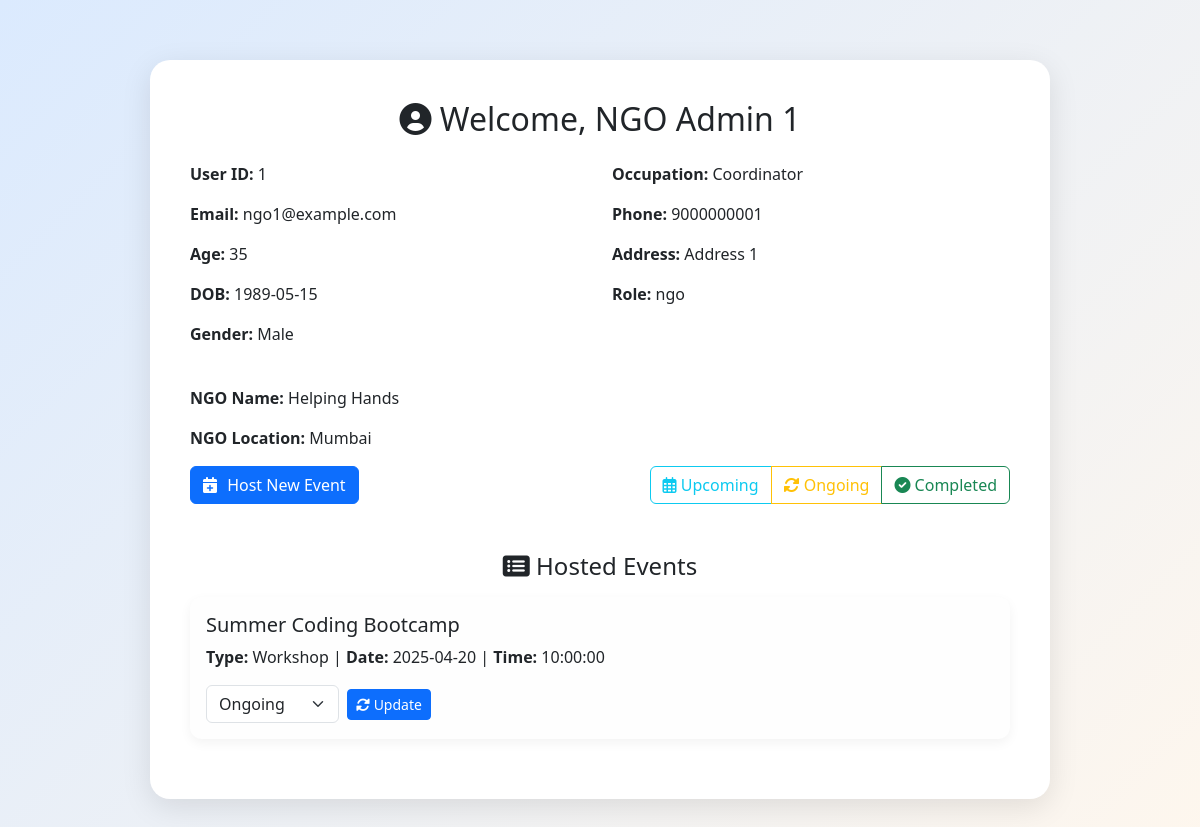
/php/profile.php?status=ongoing (signed in), run on the app's committed database.
### tables this page shows
CREATE TABLE `users` (
  `id` int(11) NOT NULL,
  `full_name` varchar(100) NOT NULL,
  `age` int(11) NOT NULL,
  `date_of_birth` date NOT NULL,
  `gender` enum('Male','Female','Other') NOT NULL,
  `occupation` varchar(50) NOT NULL,
  `phone_number` varchar(10) NOT NULL,
  `email` varchar(100) NOT NULL,
  `address` text NOT NULL,
  `password` varchar(255) NOT NULL,
  `role` enum('ngo','volunteer') NOT NULL,
  `ngo_name` varchar(100) DEFAULT NULL,
  `ngo_location` varchar(100) DEFAULT NULL
);

CREATE TABLE `events` (
  `event_id` int(11) NOT NULL,
  `ngo_id` int(11) DEFAULT NULL,
  `name` varchar(255) NOT NULL,
  `type` varchar(100) NOT NULL,
  `location` varchar(255) NOT NULL,
  `event_date` date NOT NULL,
  `event_time` time NOT NULL,
  `completion_hours` int(11) NOT NULL,
  `status` enum('upcoming','ongoing','completed') DEFAULT 'upcoming'
);

### php/profile.php (the view, shortened to what this page needs)
<?php
$conn = new mysqli("localhost", "root", "", "volunteer_platform");
$user_id = $_SESSION['user_id'];
$sql = "SELECT * FROM users WHERE id = ?";
$stmt = $conn->prepare($sql);
$stmt->bind_param("i", $user_id);
$stmt->execute();
$result = $stmt->get_result();
$user = $result->fetch_assoc();
$status_filter = $_GET['status'] ?? 'upcoming';
$events_sql = "SELECT * FROM events WHERE ngo_id = ? AND status = ?";
$events_stmt = $conn->prepare($events_sql);
$events_stmt->bind_param("is", $user_id, $status_filter);
$events_stmt->execute();
$events_result = $events_stmt->get_result();
?>
<!DOCTYPE html>
<html lang="en">
<head>
  <link href="https://cdn.jsdelivr.net/npm/bootstrap@5.3.0-alpha1/dist/css/bootstrap.min.css" rel="stylesheet">
  <link href="https://cdnjs.cloudflare.com/ajax/libs/font-awesome/6.4.0/css/all.min.css" rel="stylesheet">
  <link href="https://cdnjs.cloudflare.com/ajax/libs/font-awesome/6.0.0-beta3/css/all.min.css" rel="stylesheet">
</head>
<body>
  <div class="profile-card">
    <h2 class="text-center mb-4"><i class="fas fa-user-circle"></i> Welcome, <?= htmlspecialchars($user['full_name']) ?>
    </h2>
    <div class="row">
      <div class="col-md-6">
        <p><strong>User ID:</strong> <?= htmlspecialchars($user['id']) ?></p>
        <p><strong>Email:</strong> <?= htmlspecialchars($user['email']) ?></p>
        <p><strong>Age:</strong> <?= htmlspecialchars($user['age']) ?></p>
        <p><strong>DOB:</strong> <?= htmlspecialchars($user['date_of_birth']) ?></p>
        <p><strong>Gender:</strong> <?= htmlspecialchars($user['gender']) ?></p>
      </div>
      <div class="col-md-6">
        <p><strong>Occupation:</strong> <?= htmlspecialchars($user['occupation']) ?></p>
        <p><strong>Phone:</strong> <?= htmlspecialchars($user['phone_number']) ?></p>
        <p><strong>Address:</strong> <?= htmlspecialchars($user['address']) ?></p>
        <p><strong>Role:</strong> <?= htmlspecialchars($user['role']) ?></p>
      </div>
    </div>
    <?php if ($user['role'] === 'ngo') { ?>
      <div class="mt-4">
        <p><strong>NGO Name:</strong> <?= htmlspecialchars($user['ngo_name']) ?></p>
        <p><strong>NGO Location:</strong> <?= htmlspecialchars($user['ngo_location']) ?></p>
        <div class="d-flex justify-content-between align-items-center mt-3">
          <button id="hostNewEventBtn" class="btn btn-primary btn-icon">
            <i class="fas fa-calendar-plus"></i> Host New Event
          </button>
          <div class="btn-group">
            <a href="?status=upcoming" class="btn btn-outline-info"><i class="far fa-calendar-alt"></i> Upcoming</a>
            <a href="?status=ongoing" class="btn btn-outline-warning"><i class="fas fa-sync-alt"></i> Ongoing</a>
            <a href="?status=completed" class="btn btn-outline-success"><i class="fas fa-check-circle"></i> Completed</a>
          </div>
        </div>
        <div class="event-list">
          <h4 class="mt-5 mb-3 text-center"><i class="fas fa-list-alt"></i> Hosted Events</h4>
          <?php if ($events_result->num_rows > 0) { ?>
            <?php while ($event = $events_result->fetch_assoc()) { ?>
              <div class="event-card p-3">
                <h5><?= htmlspecialchars($event['name']) ?></h5>
                <p><strong>Type:</strong> <?= htmlspecialchars($event['type']) ?> |
                  <strong>Date:</strong> <?= htmlspecialchars($event['event_date']) ?> |
                  <strong>Time:</strong> <?= htmlspecialchars($event['event_time']) ?>
                </p>
                <form method="POST" action="profile.php" class="d-flex align-items-center">
                  <select name="new_status" class="form-select w-auto me-2">
                    <option value="ongoing" <?= $event['status'] == 'ongoing' ? 'selected' : '' ?>>Ongoing</option>
                  </select>
                  <button type="submit" name="update_status" class="btn btn-primary btn-sm"><i class="fas fa-sync-alt"></i>
                    Update</button>
                </form>
              </div>
            <?php } ?>
          <?php } else { ?>
            <p class="text-center">No events found for <?= htmlspecialchars($status_filter) ?> status.</p>
          <?php } ?>
        </div>
      </div>
    </div><br><br>
  <?php } ?>
</body>
</html>

### php/profile.php (style rules this page uses)
body { background: linear-gradient(135deg, #dbeafe, #fff7ed); font-family: 'Segoe UI', sans-serif; min-height: 100vh; }
.profile-card { max-width: 900px; margin: 60px auto; padding: 40px; background: rgb(255, 255, 255); border-radius: 20px; box-shadow: 0 8px 30px rgba(0, 0, 0, 0.1); animation: fadeIn 0.8s ease-in-out; }
.btn-icon i { margin-right: 6px; }
.event-list { margin-top: 30px; }
.event-card { border-radius: 15px; background-color: #fefefe; box-shadow: 0 4px 16px rgba(0, 0, 0, 0.05); margin-bottom: 20px; }
.event-card { border: none; border-radius: 0.75rem; box-shadow: 0 4px 12px rgba(0, 0, 0, 0.05); transition: transform 0.2s, box-shadow 0.2s; }

### data on the page
users: full_name "NGO Admin 1", id "1", email "ngo1@example.com", age "35", date_of_birth "1989-05-15", gender "Male", occupation "Coordinator", phone_number "9000000001", address "Address 1", role "ngo", ngo_name "Helping Hands", ngo_location "Mumbai"
events: name "Summer Coding Bootcamp", type "Workshop", event_date "2025-04-20", event_time "10:00:00", new_status "Ongoing"
